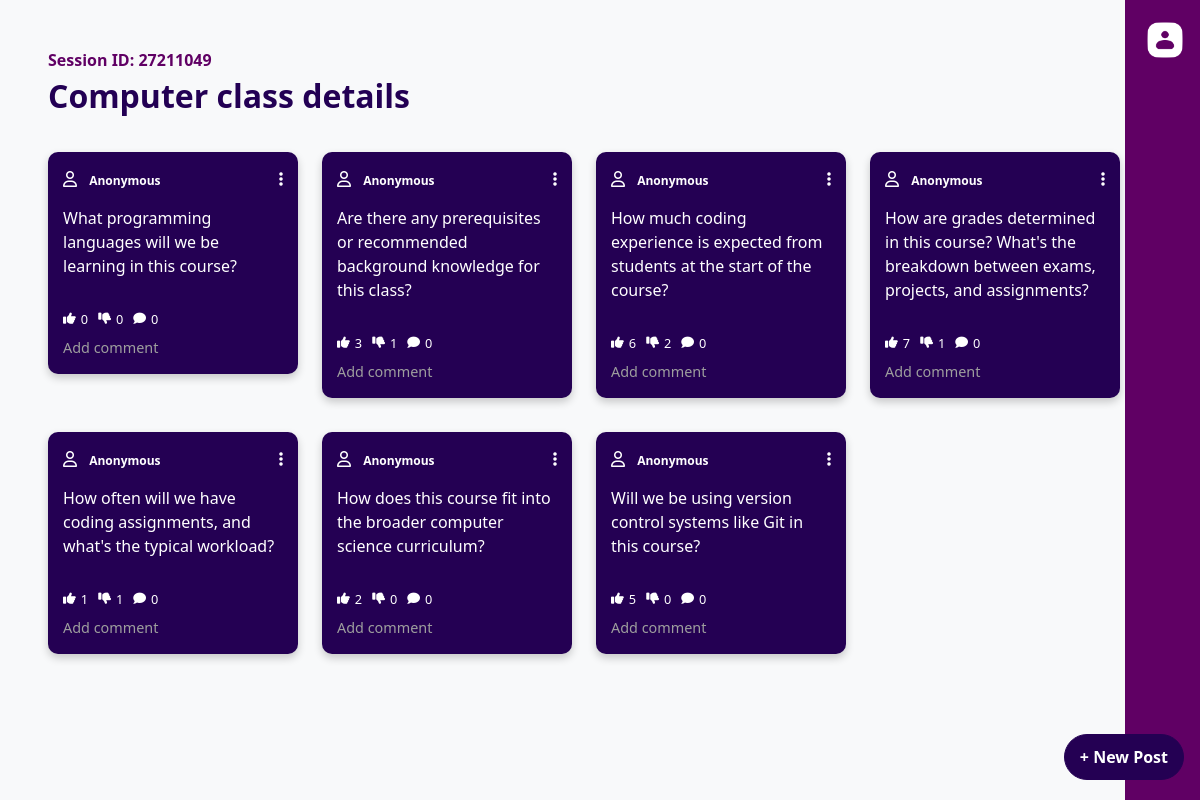
/session/27211049/website@gmail.com (signed in), run on the app's committed database.
### website/models.py (models this page shows, shortened)
class Session(db.Model):
    id = db.Column(db.Integer, primary_key=True, autoincrement=True)
    title = db.Column(db.String(80), nullable=False)
    session_id = db.Column(db.String(50), nullable=False, unique=True)
    user_email = db.Column(db.String(150), nullable=False)
    questions = db.relationship('Question', backref='session', lazy=True)
    polls = db.relationship('Poll', backref='session', lazy=True)

class Question(db.Model):
    id = db.Column(db.Integer, primary_key=True, autoincrement=True)
    session_id = db.Column(db.Integer, db.ForeignKey('session.id'), nullable=False)
    question_text = db.Column(db.String(500), nullable=False)
    likes = db.Column(db.Integer, default=0)
    dislikes = db.Column(db.Integer, default=0)
    user_email = db.Column(db.String(150), nullable=True)

### main.py (the view)
@app.route('/session/<int:session_id>/<string:user_email>', methods=['GET'])
def session_details(session_id, user_email):
    session_data = Session.query.filter_by(session_id=session_id).first_or_404()
    uploaded_files = session.get('uploaded_files', {}).get(session_id, [])
    questions = Question.query.filter_by(session_id=session_id).all()
    if session_data:
        title = session_data.title
        question_form = QuestionForm()
        db.session.refresh(session_data)
        db.session.expunge_all()
        return render_template('session_details.html', title=title, session_id=session_id, user=current_user, user_email=user_email, form=question_form, uploaded_files=uploaded_files, questions=questions)
    else:
        flash('Session not found.', 'danger')
        return redirect(url_for('join'))

### main.py (called while the page is built)
@app.before_request
def before_request():
    db.session.remove()
    db.session.bind = db.engine

@app.after_request
def after_request(response):
    db.session.remove()
    return response

### website/templates/session_details.html (shortened to what this page needs)
<!DOCTYPE html>
<html lang="en">
<head>
  <link href="https://cdn.jsdelivr.net/npm/bootstrap@5.3.3/dist/css/bootstrap.min.css" rel="stylesheet">
  <link rel="stylesheet" href="https://cdnjs.cloudflare.com/ajax/libs/font-awesome/6.0.0-beta3/css/all.min.css">
  <link rel="stylesheet" href="{{ url_for('static', filename='session_details.css') }}">
</head>
<body>
  <div class="sidebar">
    <div class="btn-group dropstart">
      {% if current_user.is_authenticated %}
        <a class="dropdown-toggle" href="#" id="userDropdown" data-bs-toggle="dropdown" aria-expanded="false">
          <img src="{{ url_for('static', filename='images/user.png') }}" alt="User Icon" style="height: 40px;">
        </a>
      {% endif %}
    </div>
  </div>
  <div class="main-content-wrapper">
    <div class="content-container">
      <div class="session-id" style="color: #600064;"><b>Session ID: {{ session_id }}</b></div>
      <div class="title">{{ title }}</div>
      {% if not current_user.is_authenticated %}
      <div id="postsContainer" class="mt-4">
        {% for question in questions %}
        <div class="post-card" data-post-id="{{ question.id }}" data-likes="{{ question.likes }}" data-dislikes="{{ question.dislikes }}">
            <div class="card-header">
              <div class="user-info">
                  <i class="fa-regular fa-user"></i>
                  <div class="name">
                    <p class="user-email">{{ question.user_email or 'Anonymous' }}</p>
                    <p class="question-text">{{ question.question_text }}</p>
                  </div>
              </div>
              <div class="post-options-container">
                  <i class="fas fa-ellipsis-v post-options-toggle"></i>
                  <div class="post-options-dropdown d-none">
                    <button class="edit-post-btn btn btn-sm btn-link">Edit post</button>
                    <button class="delete-post-btn btn btn-sm btn-link" data-session-id="{{ session_id }}" data-user-email="{{ user_email }}">Delete post</button>
                  </div>
              </div>
            </div>
            <div class="card-actions">
              <div class="interaction-icons">
                  <div class="icon like-icon" id="like-btn-{{ question.id }}" data-post-id="{{ question.id }}">
                      <i class="fas fa-thumbs-up"></i>{{ question.likes }}
                  </div>
                  <div class="icon dislike-icon" id="dislike-btn-{{ question.id }}" data-post-id="{{ question.id }}">
                      <i class="fas fa-thumbs-down" ></i>{{ question.dislikes }}
                  </div>
                  <div class="icon">
                      <i class="fas fa-comment"></i><span>0</span>
                  </div>
              </div>
              <div class="add-comment">Add comment</div>
          </div>
          </div>
        {% endfor %}
      </div>
      <a href="#" class="btn new-post-btn" data-bs-toggle="modal" data-bs-target="#newPostModal">+ New Post</a>
      {% else %}
        <div id="professorContainer" class="PContainer">
          {% for question in questions %}
            <div class="post-card" data-post-id="{{ question.id }}" data-likes="{{ question.likes }}" data-dislikes="{{ question.dislikes }}">
            <div class="card-header">
              <div class="user-info">
                  <i class="fa-regular fa-user"></i>
                  <div class="name">
                    <p class="user-email">{{ question.user_email or 'Anonymous' }}</p>
                    <p class="question-text">{{ question.question_text }}</p>
                  </div>
              </div>
              <div class="post-options-container">
                  <i class="fas fa-ellipsis-v post-options-toggle"></i>
              </div>
            </div>
            <div class="card-actions">
              <div class="interaction-icons">
                  <div class="icon like-icon" id="like-btn-{{ question.id }}" data-post-id="{{ question.id }}">
                      <i class="fas fa-thumbs-up"></i>{{ question.likes }}
                  </div>
                  <div class="icon dislike-icon" id="dislike-btn-{{ question.id }}" data-post-id="{{ question.id }}">
                      <i class="fas fa-thumbs-down"></i>{{ question.dislikes }}
                  </div>
                  <div class="icon">
                      <i class="fas fa-comment"></i><span>0</span>
                  </div>
              </div>
              <div class="add-comment">Add comment</div>
          </div>
          </div>
        {% endfor %}
        </div>
        <a href="#" class="btn profbutton new-post" data-bs-toggle="modal" data-bs-target="#newFeatureModal">+ New Post</a>
      {% endif %}
    </div>
  </div>
</body>
</html>

### website/static/session_details.css (style rules this page uses)
body { font-family: "Segoe UI", Verdana, Helvetica, Arial, sans-serif; background-color: #f8f9fa; }
.content-container { display: flex; flex-direction: column; justify-content: start; max-width: 720px; margin-top: 3rem; margin-left: 3rem; }
.title { font-size: 2rem; font-weight: bold; color: #230054; }
.sidebar { position: fixed; top: 0; right: 0; width: 75px; height: 100%; background-color: #600064; display: flex; align-items: center; justify-content: center; z-index: 999; }
.btn-group { position: absolute; top: 20px; right: 15px; z-index: 1000; }
a { color: #600064; text-decoration: underline; }
.post-card { background-color: #240053; color: #fff; border-radius: 10px; padding: 15px; margin-bottom: 10px; box-shadow: 0 4px 8px rgba(0, 0, 0, 0.2); max-width: 250px; display: flex; flex-direction: column; justify-content: space-between; height: fit-content; }
.post-card .card-header { display: flex; justify-content: space-between; align-items: center; }
.user-info { display: ruby; }
.name { display: ruby; }
.question-text { font-size: 1rem; font-weight: 500; }
p.user-email { font-weight: bold; font-size: 12px; }
.post-card .card-actions { display: grid; justify-content: space-between; align-items: center; margin-top: 1rem; }
.post-card .card-actions .interaction-icons { display: flex; align-items: center; font-size: 0.8rem; }
.post-card .card-actions .interaction-icons .icon { margin-right: 10px; display: flex; align-items: center; }
.post-card .card-actions .interaction-icons .icon i { margin-right: 5px; cursor: pointer; }
.post-card .card-actions .add-comment { color: #9e9e9e; font-size: 0.9rem; cursor: pointer; margin-top: 0.5rem; }
.fa-regular, .far { font-family: "Font Awesome 6 Free"; font-weight: 400; margin-right: .5rem; }
.icon { cursor: pointer; transition: color 0.3s ease; }
.post-options-container { position: relative; display: inline-block; margin-bottom: auto; }
.post-options-toggle { cursor: pointer; }
.post-options-container { position: relative; display: inline-block; }
.new-post { position: fixed; bottom: 20px; right: 1rem; background-color: #240053; padding: 10px 15px; font-size: 1rem; border-radius: 9999px; border-color: #240053; transition: background-color 0.3s ease, box-shadow 0.3s ease; z-index: 1000; font-weight: bold; color: #fff; text-decoration: none; cursor: pointer; }
#professorContainer { display: grid; grid-template-columns: repeat(5, minmax(250px, 1fr)); gap: 1.5rem; scroll-behavior: smooth; margin-top: 2rem; }
.main-content-wrapper { position: relative; width: calc(100% - 75px); height: 100vh; overflow-y: auto; padding-right: 20px; display: grid; grid-template-columns: repeat(1, 1fr); gap: 1.5rem; }
.icon { cursor: pointer; transition: color 0.3s; }

### data on the page
Question: user_email "Anonymous", question_text "What programming languages will we be learning in this course?", likes "0", dislikes "0"
Question: user_email "Anonymous", question_text "Are there any prerequisites or recommended background knowledge for this class?", likes "3", dislikes "1"
Question: user_email "Anonymous", question_text "How much coding experience is expected from students at the start of the course?", likes "6", dislikes "2"
Question: user_email "Anonymous", question_text "How are grades determined in this course? What's the breakdown between exams, projects, and assignments?", likes "7", dislikes "1"
Question: user_email "Anonymous", question_text "How often will we have coding assignments, and what's the typical workload?", likes "1", dislikes "1"
Question: user_email "Anonymous", question_text "How does this course fit into the broader computer science curriculum?", likes "2", dislikes "0"
Question: user_email "Anonymous", question_text "Will we be using version control systems like Git in this course?", likes "5", dislikes "0"

### other printed values
{{ session_id }} "27211049"
{{ title }} "Computer class details"
